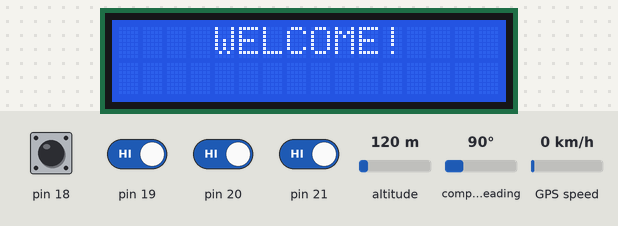
A sketch run on a simulated Arduino Mega 2560, built with avr-gcc and run on an emulated ATmega2560. Parts: 16×2 character LCD. Inputs (shaded band) come from the test bench; at power-on: pin 18–21 HIGH, altitude 120 m, compass heading 90°, GPS speed 0 km/h. Storage starts empty; the GPS gets a fix after 3 s at 37.7749, -122.4194 with 8 satellites; what the sketch prints to the serial monitor is not drawn.

Above: at 1.3 s.
1.4 s: pin 21 driven HIGH
At 3.8 s:
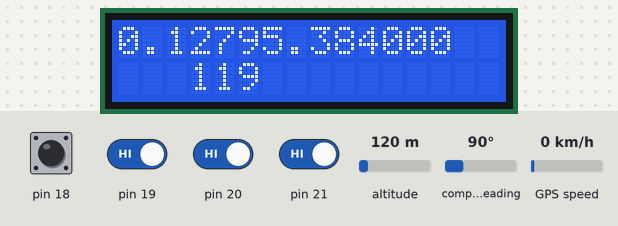
4.6 s: pin 18 pulled LOW for 0.15 s
6.2 s: pin 18 driven LOW and pin 19 driven LOW and pin 20 driven LOW and pin 21 driven LOW
7.7 s: pin 20 driven HIGH and pin 21 driven HIGH
At 8.1 s:
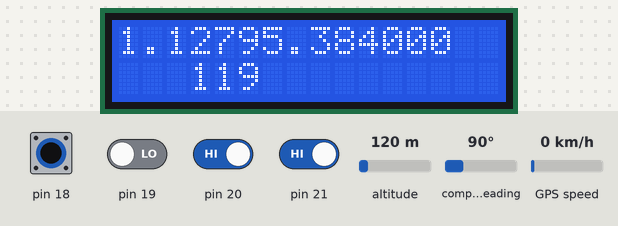
Timing chart, 0 to 10.7 s (numbered marks = the images above; inputs shaded):
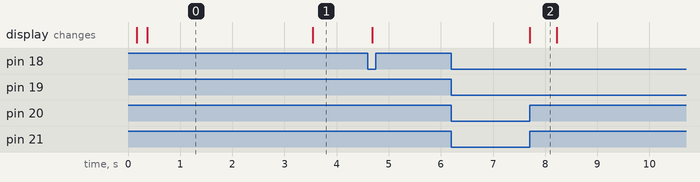

The sketch:

FishTrack.ino
```cpp
#include "WORK.H"

void setup() {
  // put your setup code here, to run once:
prepare();
}

void loop() {
  bool newData=false;
  for (unsigned long start = millis(); millis() - start < 1000;)
  {
    logs=SD.open("NMEAF.txt",FILE_WRITE);
    while (Serial1.available())
    {
      char c = Serial1.read();
      logs.print(c);
      if (gps.encode(c))
        newData = true;
    }
    logs.close();
  }
  if(newData)
  {
   String data= datanew();
   writelog(data);
   test();
  }
 displayupdate();
}
```

WORK.H
```cpp
//Pin 18 To Reset
//Pin 19 To Select
//Pin 20 To Scroll Up
//Pin 21 To Scroll Down
//Serial0 for Debugging
//Serial3 For GPS
//Pin 51 For MOSI
//Pin 50 For MISO
//Pin 52 For SCK
//Pin 53 Must be set as Output for Perfect SPI Operation
//Pin 53 For SS
//LCD RS pin to digital pin 12
//LCD Enable pin to digital pin 11
//LCD D4 pin to digital pin 5
//LCD D5 pin to digital pin 4
//LCD D6 pin to digital pin 3
//LCD D7 pin to digital pin 2
//R/W LCD To GND
//VSS LCD To GND
//VCC LCD To +5V
//10K POT: Ends To 5V and GND. Control to V0

#include <LiquidCrystal.h>
#include <SPI.h>
#include <TinyGPS.h>
#include <SD.h>
#include <math.h>


TinyGPS gps;
File logs;
LiquidCrystal lcd(12, 11, 5, 4, 3, 2);
float locationdb[100][2];
float present[2];
float borders[2][2];
void Reset();
float distance(float,float,float,float);
int bearing(float,float,float,float);

float slope(float x1,float y1,float x2,float y2)
{
  float m=(y2-y1)/(x2-x1);
  return m;
}

float anglebet(float m1,float m2)
{
  float angle;
  if((m1*m2)==-1)
   return 90;
  else if(m1==m2)
   return 0;
  else
  {
    float num=m1-m2;
    float den=1+(m1*m2);
    angle=(num/den);
    return angle;
  }
}

void select(int datacount)
{
  detachInterrupt(digitalPinToInterrupt(18));
  int count=0;
  while(1)
  {
    if(digitalRead(20)==LOW)
    {
      count++;
      if(count<0)
      count=datacount+count;
      while(digitalRead(20)==LOW);
    }
    if(digitalRead(21)==LOW)
    {
      count--;
      if(count<0)
      count=datacount+count;
      while(digitalRead(21)==LOW);
    }
    float flat,flong,lat,lon;
    unsigned long age;
    gps.f_get_position(&flat,&flong,&age);
    lat=(flat==TinyGPS::GPS_INVALID_F_ANGLE ? 0.0 : flat);
    lon=(flong==TinyGPS::GPS_INVALID_F_ANGLE ? 0.0 : flong);
    float dist=distance(lat,lon,locationdb[count%datacount][0],locationdb[count%datacount][1]);
    int bear=bearing(lat,lon,locationdb[count%datacount][0],locationdb[count%datacount][1]);
    lcd.clear();
    lcd.setCursor(0,0);
    lcd.print(count%datacount);
    lcd.print('.');
    String data=String(dist,6);
    lcd.print(data);
    data=String(bear);
    lcd.setCursor(3,1);
    lcd.print(data);
    Serial.println(dist);
    Serial.println(bear);
    if(digitalRead(19)==LOW)
    {
      present[0]=locationdb[count%datacount][0];
      present[1]=locationdb[count%datacount][1];
      String data;
      data=String(present[0],6);
      data+=',';
      data+=String(present[1],6);
      Serial.println("The Selected Location is:");
      Serial.println(data);
      attachInterrupt(digitalPinToInterrupt(18), Reset, FALLING);
      break;
    }
  }
}
int separatelocation(String input)
{
  char data[input.length()+1];
  int k=0,z=0;
  input.toCharArray(data,input.length()+1);
  String check[100][2];
  for(int i=0;i<input.length();i++)
  {
    if(data[i]=='n')
    {
      k++;
      i++;
      z=0;
    }
    if(data[i]==',')
    {
      z=1;
      i++;
    }
    //Serial.println(data[i]);
    //broken[k][z][j]=data[i];
    check[k][z]+=data[i];
  }
  Serial.println(check[0][0]);
  Serial.println(check[0][1]);
  Serial.println(check[1][0]);
  Serial.println(check[1][1]);
  Serial.println(check[2][0]);
  Serial.println(check[2][1]);
  for(int i=0;i<k;i++)
  {
    locationdb[i][0]=check[i][0].toFloat();
    locationdb[i][1]=check[i][1].toFloat();
  }
  return k;
}

String readlocation()
{
  String val;
  logs=SD.open("Locn.txt", FILE_READ);
  if(logs)
  Serial.println("Locn is Open");
  while(logs.available())
  {
    val+=(char)logs.read();
  }
  Serial.println(val);
  logs.close();
  Serial.println("Locn Closed");
  return val;
}

void Reset()
{
  Serial.println("ISR enter");
  bool flag=0;
  for(int i=0;i<6400;i++)
  {
    if(digitalRead(19)==LOW)
    {
      flag=1;
      break;
    }
  }
  if(flag==1)
  {
    select(separatelocation(readlocation()));
  }
  return;
}

void writelog(String data)
{
  logs=SD.open("Logs.txt", FILE_WRITE);
  if(logs)
  Serial.println("Logs is Open");
  logs.print(data);
  logs.close();
  Serial.println("Logs is Closed");
}

String datanew()
{
  String data;
  float flat,flong,lat,lon;
  unsigned long age;
  gps.f_get_position(&flat,&flong,&age);
  lat=(flat==TinyGPS::GPS_INVALID_F_ANGLE ? 0.0 : flat);
  lon=(flong==TinyGPS::GPS_INVALID_F_ANGLE ? 0.0 : flong);
  data=String(lat,6);
  data+=',';
  data+=String(lon,6);
  data+='n';
  Serial.println(data);
  return data;
}

void test()
{
  int count=separatelocation(readlocation());
  Serial.println(count);
  for(int i=0;i<count;i++)
  {
    String data;
    data=String(locationdb[i][0],6);
    data+=',';
    data+=String(locationdb[i][1],6);
    data+='n';
    Serial.println(data);
  }
}

float distance(float olat,float olong,float dlat, float dlong)
{
  float radius=6371;
  float ndlat= (dlat-olat)*1000/57296;
  float ndlong= (dlong-olong)*1000/57296;
  olat=(olat)*1000/57296;
  dlat=(dlat)*1000/57296;
  float a=pow(sin(ndlat/2),2)+cos(olat)*cos(dlat)*pow(sin(ndlong/2),2);
  float b=2*atan2(sqrt(a),sqrt(1-a));
  float c=radius*b;
  String data="Dist:";
  data+=String(c,6);
  Serial.println(data);
  return c;
}

int bearing(float olat,float olong, float dlat,float dlong)
{
  dlong=(dlong)*1000/57296;
  dlat=(dlat)*1000/57296;
  olat=(olat)*1000/57296;
  olong=(olong)*1000/57296;
  float x=cos(dlat)*sin((dlong-olong));
  float y=(cos(olat)*sin(dlat))-(sin(olat)*cos(dlat)*cos((dlat-olat)));
  float bear=atan2(x,y);
  float degbearing=bear*57296/1000;
  String data="Bear:";
  data+=String(degbearing,6);
  Serial.println(data);
  return (((int)degbearing+360)%360);
}

void displayupdate()
{
    float flat,flong,lat,lon;
    unsigned long age;
    gps.f_get_position(&flat,&flong,&age);
    lat=(flat==TinyGPS::GPS_INVALID_F_ANGLE ? 0.0 : flat);
    lon=(flong==TinyGPS::GPS_INVALID_F_ANGLE ? 0.0 : flong);
    float dist=distance(lat,lon,present[0],present[1]);
    int bear=bearing(lat,lon,present[0],present[1]);
    lcd.clear();
    lcd.setCursor(5,0);
    String data=String(dist,6);
    lcd.print(data);
    data=String(bear);
    lcd.setCursor(3,1);
    lcd.print(data);
}

void prepare()
{
  Serial.begin(115200);
  Serial3.begin(9600);
  delay(100);
  lcd.begin(16,2);
  delay(100);
  lcd.setCursor(4,0);
  delay(100);
  lcd.print("WELCOME!");
  delay(100);
  if(!SD.begin(53))
  {
    Serial.println("SD Card Initialization Fail");
    lcd.clear();
    delay(100);
    lcd.setCursor(2,0);
    lcd.print("SD FAIL");
    return;
  }
  bool data=false;
  do
  {
    while (Serial3.available())
    {
      char c = Serial3.read();
      Serial.print(c);
      if (gps.encode(c))
        data = true;
    }
  }
  while(data!=true);
  select(separatelocation(readlocation()));
  pinMode(18, INPUT_PULLUP);
  pinMode(19, INPUT_PULLUP);
  pinMode(20, INPUT_PULLUP);
  pinMode(21, INPUT_PULLUP);
  delay(100);
  attachInterrupt(digitalPinToInterrupt(18), Reset, FALLING);
}
```

Measured:
- after the input at 1.4 s, the display: changes after 2.1 s (image 1)
- after the input at 6.2 s, every drawn part: stays the same
- after the input at 7.7 s, the display: changes at once (image 2)
- what the display in image 2 shows lasts 0.5 s, from 7.7 s to 8.2 s
